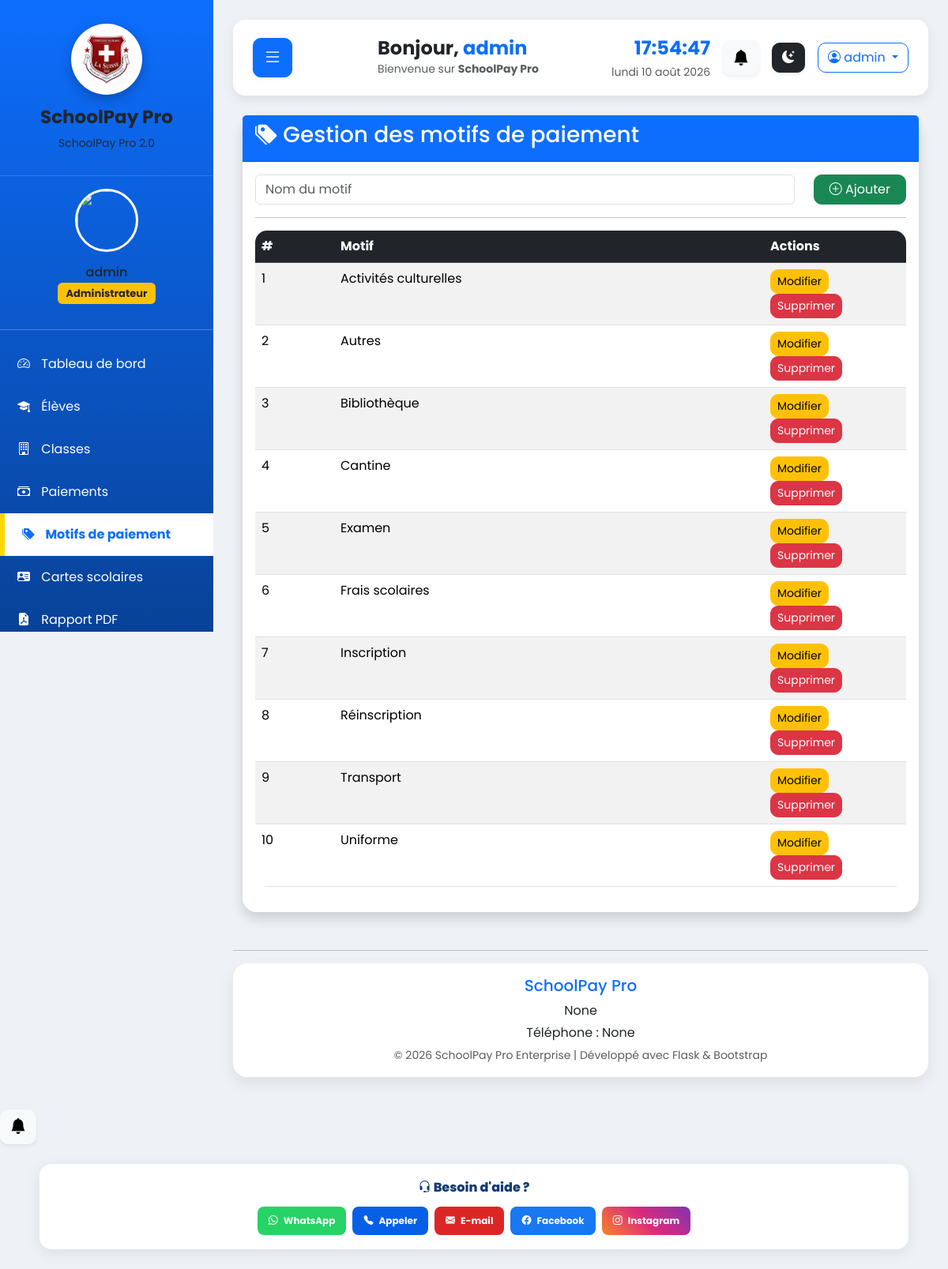
Page /motifs (signed in) on the committed database.
### database/models.py (models this page shows, shortened)
class Parametre(db.Model):
    __tablename__ = "parametres"
    id = db.Column(
        db.Integer,
        primary_key=True
    )
    nom_ecole = db.Column(
        db.String(150),
        nullable=False,
        default="SchoolPay Pro"
    )
    logo = db.Column(
        db.String(255),
        nullable=True
    )
    adresse = db.Column(
        db.String(255),
        nullable=True
    )
    telephone = db.Column(
        db.String(50),
        nullable=True
    )
    email = db.Column(
        db.String(100),
        nullable=True
    )
    site_web = db.Column(
        db.String(150),
        nullable=True
    )
    devise = db.Column(
        db.String(20),
        nullable=False,
        default="USD"
    )
    directeur = db.Column(
        db.String(150),
        nullable=True
    )
    signature = db.Column(
        db.String(255),
        nullable=True
    )
    cachet = db.Column(
        db.String(255),
        nullable=True
    )
    date_creation = db.Column(
        db.DateTime,
        default=datetime.utcnow
    )

class MotifPaiement(db.Model):
    __tablename__ = "motifs_paiement"
    id = db.Column(
        db.Integer,
        primary_key=True
    )
    nom = db.Column(
        db.String(100),
        unique=True,
        nullable=False
    )
    description = db.Column(
        db.String(255)
    )
    paiements = db.relationship(
        "Paiement",
        back_populates="motif",
        cascade="all, delete-orphan",
        lazy=True
    )

### app.py (the view, shortened to what this page needs)
@app.route("/motifs", methods=["GET", "POST"])
@login_required
@admin_required
def motifs():
    recherche = request.args.get(
        "recherche",
        ""
    ).strip()
    query = MotifPaiement.query
    if recherche:
        query = query.filter(
            MotifPaiement.nom.contains(
                recherche
            )
        )
    liste = query.order_by(
        MotifPaiement.nom.asc()
    ).all()
    return render_template(
        "motifs.html",
        motifs=liste,
        total_motifs=len(liste)
    )

### app.py (called while the page is built, shortened)
def login_required(f):
    @wraps(f)
    def decorated_function(*args, **kwargs):
        return f(*args, **kwargs)
    return decorated_function

def admin_required(f):
    @wraps(f)
    def decorated_function(*args, **kwargs):
        return f(*args, **kwargs)
    return decorated_function

@app.context_processor
def inject_global_variables():
    try:
        nb_notifications = Notification.query.filter_by(
            lue=False
        ).count()
    except Exception:
        nb_notifications = 0
    param = Parametre.query.first()
    return dict(
        nb_notifications=nb_notifications,
        param=param
    )

@app.context_processor
def inject_param():
    param = Parametre.query.first()
    return dict(param=param)

### templates/motifs.html (shortened to what this page needs)
{% extends "base.html" %}
{% block content %}
<div class="container-fluid">
    <div class="card shadow">
        <div class="card-header bg-primary text-white">
            <h3>
                <i class="bi bi-tags-fill"></i>
                Gestion des motifs de paiement
            </h3>
        </div>
        <div class="card-body">
            <form method="POST">
                <div class="row">
                    <div class="col-md-10">
                        <input
                            type="text"
                            name="nom"
                            class="form-control"
                            placeholder="Nom du motif"
                            required>
                    </div>
                    <div class="col-md-2">
                        <button
                            class="btn btn-success w-100">
                            <i class="bi bi-plus-circle"></i>
                            Ajouter
                        </button>
                    </div>
                </div>
            </form>
            <hr>
            <table class="table table-striped">
                <thead class="table-dark">
                    <tr>
                        <th>#</th>
                        <th>Motif</th>
                        <th width="180">Actions</th>
                    </tr>
                </thead>
                <tbody>
                    {% for m in motifs %}
                    <tr>
                        <td>{{ loop.index }}</td>
                        <td>{{ m.nom }}</td>
                        <td>
                            <a
                                href="{{ url_for('modifier_motif', id=m.id) }}"
                                class="btn btn-warning btn-sm">
                                Modifier
                            </a>
                            <a
                                href="{{ url_for('supprimer_motif', id=m.id) }}"
                                class="btn btn-danger btn-sm"
                                onclick="return confirm('Supprimer ce motif ?')">
                                Supprimer
                            </a>
                        </td>
                    </tr>
                    {% else %}
                    <tr>
                        <td colspan="3" class="text-center">
                            Aucun motif enregistré.
                        </td>
                    </tr>
                    {% endfor %}
                </tbody>
            </table>
        </div>
    </div>
</div>
{% endblock %}

### templates/base.html (shortened to what this page needs)
<!DOCTYPE html>
<html lang="fr">
<head>
    <link
        href="https://cdn.jsdelivr.net/npm/bootstrap@5.3.7/dist/css/bootstrap.min.css"
        rel="stylesheet">
    <link
        href="https://cdn.jsdelivr.net/npm/bootstrap-icons@1.11.3/font/bootstrap-icons.css"
        rel="stylesheet">
</head>
<body>
<div class="sidebar">
    <div class="logo">
        {% if param and param.logo %}
            <img
                src="{{ url_for('static', filename='uploads/' + param.logo) }}"
                alt="Logo">
        {% else %}
            <img
                src="{{ url_for('static', filename='images/logo.png') }}"
                alt="Logo">
        {% endif %}
        <h3>
            {{ param.nom_ecole if param else "Complexe Scolaire La Suisse" }}
        </h3>
        <small>
            SchoolPay Pro 2.0
        </small>
    </div>
    <div class="text-center py-3">
        {% if session.get("photo") %}
            <img
                src="{{ url_for('static', filename='uploads/' + session.get('photo')) }}"
                class="rounded-circle border border-3 border-white"
                width="80"
                height="80">
        {% else %}
            <img
                src="{{ url_for('static', filename='images/avatar.png') }}"
                class="rounded-circle border border-3 border-white"
                width="80"
                height="80">
        {% endif %}
        <h6 class="mt-3 mb-1">
            {{ session.get("user","Utilisateur") }}
        </h6>
        <span class="badge bg-warning text-dark">
            {{ session.get("role","Utilisateur") }}
        </span>
    </div>
    <hr class="text-white">
    <a href="{{ url_for('dashboard') }}"
       class="{% if request.endpoint=='dashboard' %}active{% endif %}">
        <i class="bi bi-speedometer2"></i>
        Tableau de bord
    </a>
    <a href="{{ url_for('eleves') }}"
       class="{% if request.endpoint=='eleves' %}active{% endif %}">
        <i class="bi bi-mortarboard-fill"></i>
        Élèves
    </a>
    <a href="{{ url_for('classes') }}"
       class="{% if request.endpoint=='classes' %}active{% endif %}">
        <i class="bi bi-building"></i>
        Classes
    </a>
    <a href="{{ url_for('paiements') }}"
       class="{% if request.endpoint=='paiements' %}active{% endif %}">
        <i class="bi bi-cash-stack"></i>
        Paiements
    </a>
    <a href="{{ url_for('motifs') }}"
       class="{% if request.endpoint=='motifs' %}active{% endif %}">
        <i class="bi bi-tags-fill"></i>
        Motifs de paiement
    </a>
    <a href="{{ url_for('cartes') }}"
       class="{% if request.endpoint=='cartes' %}active{% endif %}">
        <i class="bi bi-person-vcard-fill"></i>
        Cartes scolaires
    </a>
    <a href="{{ url_for('rapport_paiements') }}">
        <i class="bi bi-file-earmark-pdf-fill"></i>
        Rapport PDF
    </a>
</div>
<div class="content">
<div class="topbar">
<button
    id="toggleSidebar"
    class="btn btn-primary shadow-sm me-3">
    <i class="bi bi-list fs-4"></i>
</button>
    <div>
        <h4 class="fw-bold mb-0">
            Bonjour,
            <span class="text-primary">
                {{ session.get("user","Utilisateur") }}
            </span>
        </h4>
        <small class="text-muted">
            Bienvenue sur
            <strong>
                {{ param.nom_ecole if param else "Complexe Scolaire La Suisse" }}
            </strong>
        </small>
    </div>
    <div class="d-flex align-items-center gap-3">
        <div class="text-end">
            <div
                id="heure"
                class="fw-bold text-primary fs-4">
            </div>
            <small
                id="date"
                class="text-muted">
            </small>
        </div>
        <a
            href="{{ url_for('notifications') }}"
            class="btn btn-light position-relative shadow-sm">
            <i class="bi bi-bell-fill fs-5"></i>
        </a>
        <button
            id="darkModeBtn"
            class="btn btn-dark shadow-sm">
        </button>
        <div class="dropdown">
            <button
                class="btn btn-outline-primary dropdown-toggle"
                data-bs-toggle="dropdown">
                <i class="bi bi-person-circle"></i>
                {{ session.get("user") }}
            </button>
        </div>
    </div>
</div>
{% block content %}
{% endblock %}
<hr class="mt-5">
<footer class="text-center mb-3">
    <div class="card">
        <div class="card-body">
            <h5 class="text-primary">
                {{ param.nom_ecole if param else "Complexe Scolaire La Suisse" }}
            </h5>
            <p class="mb-1">
                {{ param.adresse if param else "Kinshasa - RDC" }}
            </p>
            <p class="mb-1">
                {% if param %}
                    Téléphone :
                    {{ param.telephone }}
                {% endif %}
            </p>
            <small class="text-muted">
                © 2026 SchoolPay Pro Enterprise
                |
                Développé avec Flask & Bootstrap
            </small>
        </div>
    </div>
</footer>
</div>
<div class="dropdown">
    <button
        class="btn btn-light position-relative shadow-sm"
        data-bs-toggle="dropdown"
        title="Notifications">
        <i class="bi bi-bell-fill fs-5"></i>
    </button>
</div>
<link href="https://cdn.jsdelivr.net/npm/select2@4.1.0-rc.0/dist/css/select2.min.css" rel="stylesheet">
<div class="contact-bar">
    <div class="contact-title">
        <i class="bi bi-headset"></i>
        Besoin d'aide ?
    </div>
    <div class="contact-links">
        <a
            href="https://wa.me/243900956273"
            target="_blank"
            rel="noopener noreferrer"
            class="contact-btn whatsapp">
            <i class="bi bi-whatsapp"></i>
            WhatsApp
        </a>
        <a
            href="tel:+243840146816"
            class="contact-btn phone">
            <i class="bi bi-telephone-fill"></i>
            Appeler
        </a>
        <a
            href="mailto:kiesemanungarifis@gmail.com"
            class="contact-btn email">
            <i class="bi bi-envelope-fill"></i>
            E-mail
        </a>
        <a
            href="https://www.facebook.com/"
            target="_blank"
            rel="noopener noreferrer"
            class="contact-btn facebook">
            <i class="bi bi-facebook"></i>
            Facebook
        </a>
        <a
            href="https://www.instagram.com/"
            target="_blank"
            rel="noopener noreferrer"
            class="contact-btn instagram">
            <i class="bi bi-instagram"></i>
            Instagram
        </a>
    </div>
</div>
</body>
</html>

### templates/base.html (style rules this page uses)
.table tbody tr { transition:.25s; }
.btn { transition:.30s; }
.badge { font-size:13px; padding:7px 10px; }
.card { transition:.35s; }
* { margin:0; padding:0; box-sizing:border-box; font-family:'Poppins',sans-serif; }
body { background:#eef2f7; overflow-x:hidden; transition:.4s; }
.sidebar { position:fixed; left:0; top:0; width:270px; height:100vh; background:linear-gradient(180deg,#0d6efd,#084298); transition:.35s; overflow-y:auto; z-index:1000; }
.content { margin-left:270px; transition:.35s; }
.logo { text-align:center; padding:30px 20px; border-bottom:1px solid rgba(255,255,255,.15); }
.logo img { width:90px; height:90px; border-radius:50%; background:white; padding:8px; box-shadow:0 5px 15px rgba(0,0,0,.25); }
.logo h3 { margin-top:15px; font-size:23px; font-weight:bold; }
.logo small { display:block; opacity:.9; }
.sidebar a { display:block; color:white; text-decoration:none; padding:15px 22px; transition:.3s; }
.sidebar a.active { background:white; color:#0d6efd; border-left:6px solid gold; font-weight:bold; }
.sidebar i { margin-right:10px; }
.content { margin-left:270px; padding:25px; }
.topbar { background:white; border-radius:15px; padding:18px 25px; margin-bottom:25px; display:flex; justify-content:space-between; align-items:center; box-shadow:0 5px 15px rgba(0,0,0,.08); }
.card { border:none; border-radius:18px; box-shadow:0 8px 20px rgba(0,0,0,.08); }
.table { border-radius:15px; overflow:hidden; }
.btn { border-radius:10px; }
.card { animation:apparition .6s ease; }
.contact-bar { margin: 25px auto; padding: 18px; max-width: 1100px; background: white; border-radius: 15px; box-shadow: 0 5px 20px rgba(0, 0, 0, .08); text-align: center; }
.contact-title { font-size: 16px; font-weight: 800; color: #123b73; margin-bottom: 12px; }
.contact-links { display: flex; justify-content: center; align-items: center; flex-wrap: wrap; gap: 8px; }
.contact-btn { display: inline-flex; align-items: center; gap: 7px; padding: 9px 14px; border-radius: 8px; color: white; text-decoration: none; font-size: 12px; font-weight: 700; transition: .2s; }
.whatsapp { background: #25D366; }
.phone { background: #075fe8; }
.email { background: #dc2626; }
.facebook { background: #1877F2; }
.instagram { background: linear-gradient( 45deg, #f58529, #dd2a7b, #8134af ); }
.whatsapp { background: #25D366; color: white; }

### rows in the picture
Parametre: nom_ecole "SchoolPay Pro", adresse "None", telephone "None"
MotifPaiement: nom "Activités culturelles"
MotifPaiement: nom "Autres"
MotifPaiement: nom "Bibliothèque"
MotifPaiement: nom "Cantine"
MotifPaiement: nom "Examen"
MotifPaiement: nom "Frais scolaires"
MotifPaiement: nom "Inscription"
MotifPaiement: nom "Réinscription"
MotifPaiement: nom "Transport"
MotifPaiement: nom "Uniforme"

### other values in the picture
{{ session.get("user","Utilisateur") }} "admin"
{{ session.get("role","Utilisateur") }} "Administrateur"
{{ session.get("user") }} "admin"
